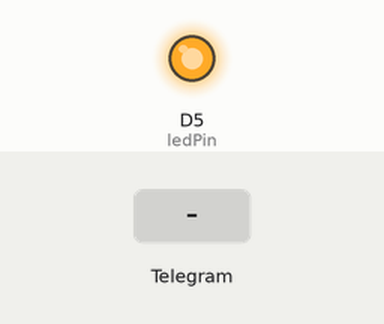
Bench run of a sketch on a simulated ESP8266 (NodeMCU). On the bench: output pins drawn as LEDs (lit = HIGH). The test bench sets the inputs (shaded band). WiFi joins after 1.5 s; servers stay silent unless stated; what the sketch prints to the serial monitor is not drawn.

Above: at 3.0 s.
3.1 s: Telegram message "/ledoff" received
At 3.7 s:
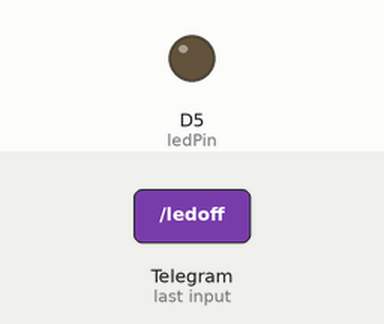
4.9 s: Telegram message "/ledon" received
At 6.1 s:
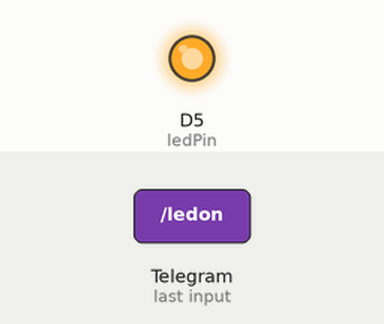
Timing chart, 0 to 7.9 s (numbered marks = the images above; inputs shaded):
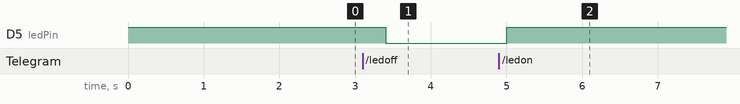

Measured:
- after the input at 3.1 s, D5 (ledPin): HIGH → LOW after 0.30 s
- after the input at 4.9 s, D5 (ledPin): LOW → HIGH after 0.10 s

The sketch:

sketch_mar27d.ino
```cpp
#include <ESP8266WiFi.h>
#include <WiFiClientSecure.h>
#include <UniversalTelegramBot.h>

#define WIFI_SSID "arsh"
#define WIFI_PASSWORD "12345678"
#define BOT_TOKEN "7909504037:AAGWmoWrr2MNrhGzKTyCA1AxuMNoXy0YJ4o"
#define CHAT_ID "991663718"

const int ledPin = D5;
WiFiClientSecure secured_client;
UniversalTelegramBot bot(BOT_TOKEN, secured_client);

void setup() {
  Serial.begin(115200);
  pinMode(ledPin, OUTPUT);
  digitalWrite(ledPin, HIGH);

  WiFi.begin(WIFI_SSID, WIFI_PASSWORD);
  while (WiFi.status() != WL_CONNECTED) {
    delay(500);
    Serial.print(".");
  }
  Serial.println("\nWiFi connected.");

  secured_client.setInsecure();
  bot.sendMessage(CHAT_ID, "Bot Started!", "");
}

void loop() {
  int numNewMessages = bot.getUpdates(bot.last_message_received + 1);
  for (int i = 0; i < numNewMessages; i++) {
    String text = bot.messages[i].text;

    if (text == "/ledon") {
      digitalWrite(ledPin, HIGH);
      bot.sendMessage(CHAT_ID, "LED is ON", "");
      Serial.print("LED is ON");
    }
    else if (text == "/ledoff") {
      digitalWrite(ledPin, LOW);
      bot.sendMessage(CHAT_ID, "LED is OFF", "");
      Serial.print("LED is OFF");
    }
  }
  delay(1000);
}
```
